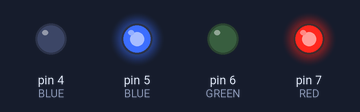
The sketch below on a simulated Arduino Uno, built with avr-gcc and run on an emulated ATmega328P. On the bench: output pins drawn as LEDs (lit = HIGH).

Above: at 0.5 s.
At 3.5 s:
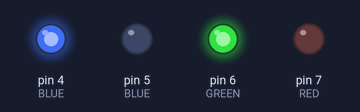
Timing chart, 0 to 4.6 s (numbered marks = the images above):
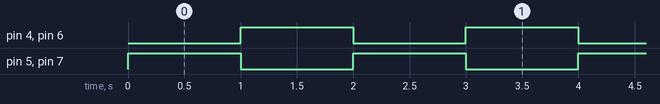

Measured:
- by itself, pin 4 (BLUE), pin 5 (BLUE), pin 6 (GREEN), pin 7 (RED): alternates HIGH for 1.0 s and LOW for 1.0 s
- by itself, everything shown: repeats every 2.0 s, in 3 steps

The sketch:

3ColorLed.ino
```cpp
void ledreset() {
  digitalWrite(4, 1); //BLUE
  digitalWrite(5, 1); //BLUE
  digitalWrite(6, 1); //GREEN
  digitalWrite(7, 1); //RED
}
void setup() {
  pinMode(4, OUTPUT); //BLUE
  pinMode(5, OUTPUT); //BLUE
  pinMode(6, OUTPUT); //GREEN
  pinMode(7, OUTPUT); //RED

  ledreset();
}
void loop() {
  //digitalWrite(5, 0);
  //delay(1000);
  //ledreset();
  digitalWrite(4, 0);
  digitalWrite(6, 0);
  delay(1000);
  ledreset();
  digitalWrite(5, 0);
  digitalWrite(7, 0);
  delay(1000);
  ledreset();
  /*
  digitalWrite(5, 0);
  digitalWrite(6, 0);
  delay(1000);
  ledreset();
  digitalWrite(6, 0);
  digitalWrite(7, 0);
  delay(1000);
  ledreset();
  digitalWrite(7, 0);
  digitalWrite(5, 0);
  delay(1000);
  ledreset();
  */
}
```
